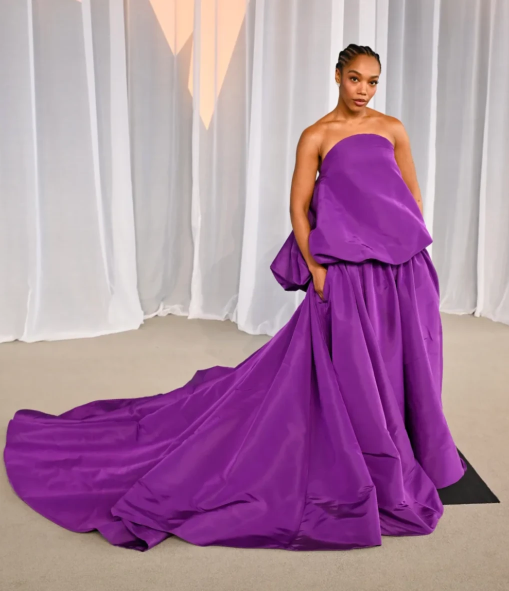
#> input picture drafts/academy-gala-2026/source/look-01.png, 1018 x 1182 px (shown at 1/2 size); its folder holds 2 pictures in this run
$ python crop_runway_screenshots.py ../../../../drafts/academy-gala-2026/source ../../../../drafts/academy-gala-2026/source/look-02.png
#> lines starting #> are read from the running program, lines starting #| are printed output that depends on the picture
"""Cut the runway photo out of phone screenshots of a runway app.

Drops the status bar, the house/season header, the LOOK n/N bar and the
next look peeking in below, keeping only the main photo at full width so
the whole model stays in frame head to toe.

Usage: python3 crop_runway_screenshots.py <in_dir> <out_dir>
Works on every .jpg/.png in <in_dir>, writes same-named .jpg to <out_dir>.
"""
import sys
from pathlib import Path

import numpy as np
from PIL import Image

src, dst = Path(sys.argv[1]), Path(sys.argv[2])
dst.mkdir(parents=True, exist_ok=True)
for f in sorted(p for p in src.iterdir() if p.suffix.lower() in {".jpg", ".jpeg", ".png"}):
    im = Image.open(f).convert("RGB")
#> im is the input picture: PIL image 1018x1182 RGB; mean R, G, B 173.1, 135.3, 161.7
    a = np.asarray(im).astype(int)
    # UI rows are pure white edge to edge (pure black if the app is in dark
    # mode, judged from the status bar). Keep the test strict: a pale runway
    # wall, or a dark stage, comes close but must not count as UI, or heads
    # get cut off
    if a[:40].max(axis=2).mean() < 20:
        ui = (a.max(axis=2) < 8).mean(axis=1) >= 0.97
    else:
        ui = (a.min(axis=2) > 250).mean(axis=1) >= 0.97
    photo = ~ui
    best, start = (0, 0, 0), None
    for y, p in enumerate(list(photo) + [False]):
        if p and start is None:
            start = y
        if not p and start is not None:
            if y - start > best[0]:
                best = (y - start, start, y)
            start = None
#> this loop made 1183 passes
#> best on pass 1183: (1182, 0, 1182)
    _, top, bottom = best  # longest run = the main photo
#> top = 0; bottom = 1182
    # trim 3px all round to lose any anti-aliased UI edge
    im.crop((3, top + 3, im.width - 3, bottom - 3)).save(dst / f"{f.stem}.jpg", quality=95)
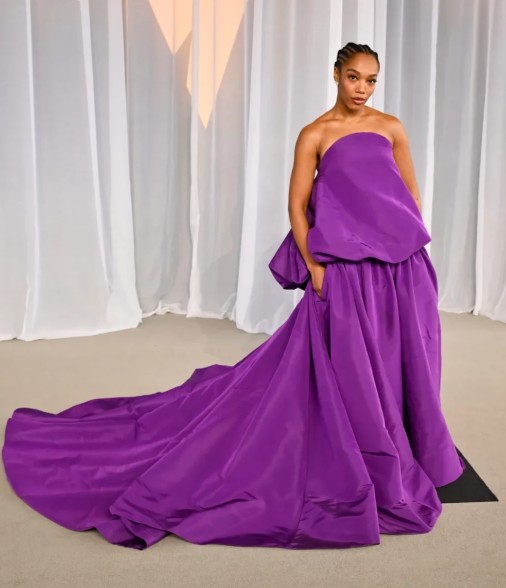
#> saved as look-01.jpg: PIL image 1012x1176 RGB (shown at 1/2 size); mean R, G, B 172.9, 134.8, 161.6
    print(f.name, "->", (top, bottom))
#| look-01.png -> (0, 1182)
#> pass 2 of the loop `for f in sorted(p for p in src.iterdir() if p.suffix.lower() in {".jpg..`:
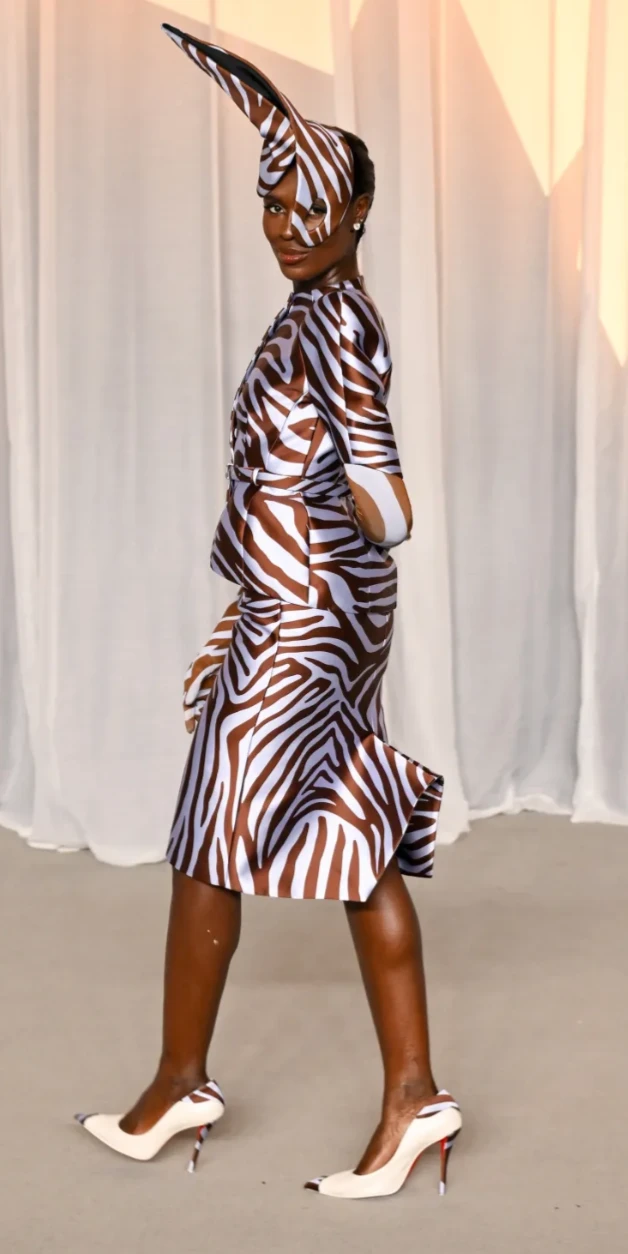
#> input picture drafts/academy-gala-2026/source/look-02.png, 628 x 1254 px
#> im is the input picture: PIL image 628x1254 RGB; mean R, G, B 190.6, 170.4, 159
#> a: shape (1254, 628, 3) int64
#> the loop `for y, p in enumerate(list(photo) + [False]):` made 1255 passes
#> bottom = 1254
#> `im.crop((3, top + 3, im.width - 3, bottom - 3)).save(dst / f"{f.stem}...`:
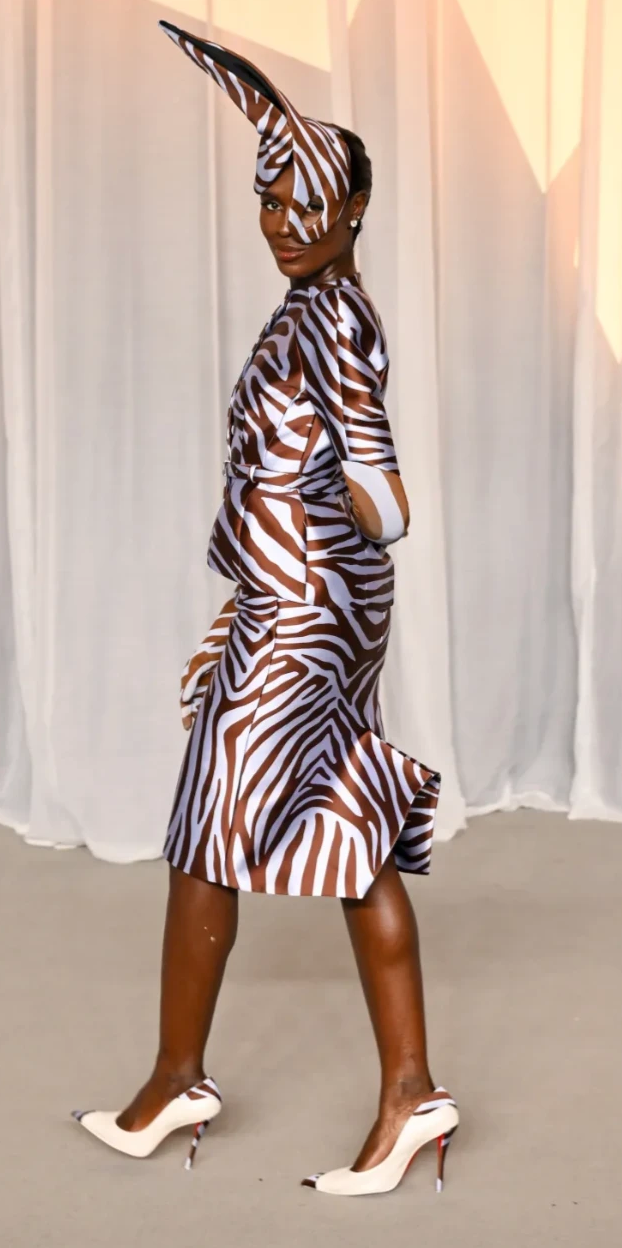
#> saved as look-02.jpg: PIL image 622x1248 RGB; mean R, G, B 190.4, 170.2, 158.8
#| look-02.png -> (0, 1254)
